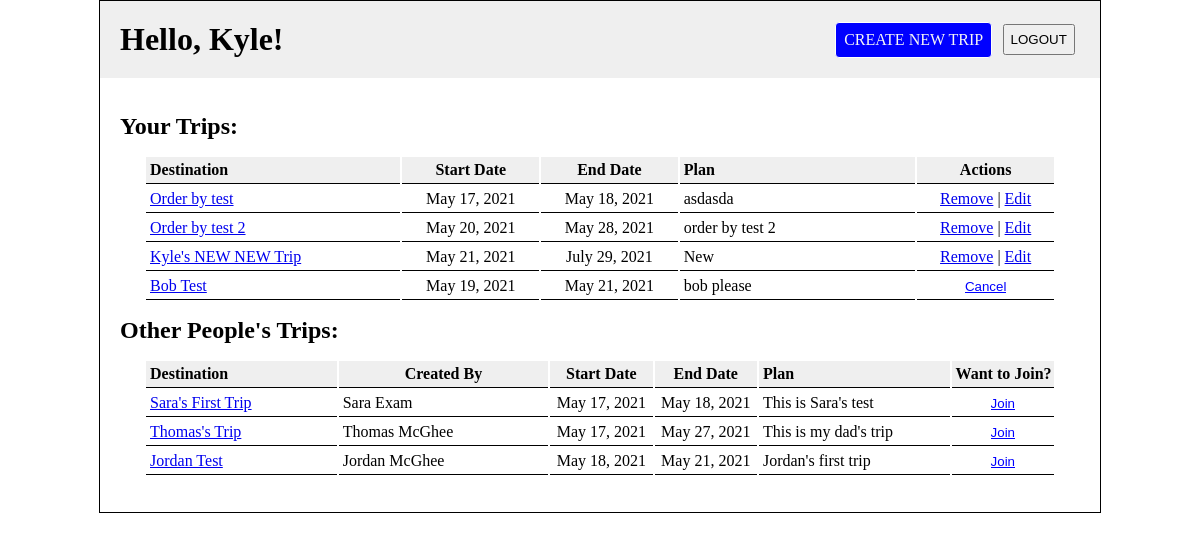
The page /dashboard/ (signed in) on the database its author committed.
### login_registration_app/models.py (models this page shows)
class User(models.Model):
    first_name = models.CharField(max_length = 255)
    last_name = models.CharField(max_length = 255)
    birthday = models.DateField()
    email = models.EmailField(unique=True)
    password = models.CharField(max_length = 255)
    objects = UserManager()
    created_at = models.DateTimeField(auto_now_add=True)
    updated_at = models.DateTimeField(auto_now=True)

### exam_app/models.py (models this page shows)
class Trip(models.Model):
    destination = models.CharField(max_length = 255)
    start_date = models.DateField()
    end_date = models.DateField()
    plan = models.TextField()
    created_by = models.ForeignKey(User, related_name = "trips", on_delete = models.CASCADE)
    joined_by = models.ManyToManyField(User, related_name = "joined_trips")
    objects = TripManager()
    created_at = models.DateTimeField(auto_now_add=True)
    updated_at = models.DateTimeField(auto_now=True)

### exam_app/views.py (the view)
# urls.py: path('', views.index),
def index(request):
    if 'user_id' not in request.session:
        return redirect('/')
    user = User.objects.get(id=request.session['user_id'])
    other_trips = Trip.objects.exclude(created_by=user)
    context = {
        "user": User.objects.get(id=request.session['user_id']),
        "user_trips": user.trips.order_by('start_date'),
        "joined_trips": user.joined_trips.order_by('start_date'),
        "other_trips": other_trips.order_by('start_date')
    }
    return render(request, "index.html", context)

### exam_app/templates/index.html (shortened to what this page needs)
{% extends 'base.html' %}
{% block content %}
<div id="index_nav">
    <h1>Hello, {{user.first_name}}!</h1>
    <div id="index_nav_right">
        <a href="newtrip" id="new_trip">CREATE NEW TRIP</a>
        <form action="logout" method="POST">
            <input type="submit" value="LOGOUT" class="button" id="logout">
        </form>
    </div>
</div>
<div id="index_main">
    <h2>Your Trips:</h2>
    <table>
        <thead>
            <th class="destination">Destination</th>
            <th class="date">Start Date</th>
            <th class="date">End Date</th>
            <th class="plan">Plan</th>
            <th class="action">Actions</th>
        </thead>
        <tbody>
            {%for trip in user_trips %}
            <tr>
                <td class="destination"><a href="{{trip.id}}">{{trip.destination}}</a></td>
                <td class="date">{{trip.start_date}}</td>
                <td class="date">{{trip.end_date}}</td>
                <td class="plan">{{trip.plan}}</td>
                <td class="action"><a href="{{trip.id}}/remove">Remove</a> | <a href="{{trip.id}}/edit">Edit</a></td>
            </tr>
            {% endfor %}
            {% for trip in joined_trips %}
            <tr>
                <td class="destination"><a href="{{trip.id}}">{{trip.destination}}</a></td>
                <td class="date">{{trip.start_date}}</td>
                <td class="date">{{trip.end_date}}</td>
                <td class="plan">{{trip.plan}}</td>
                <td class="action">
                    <form action="{{trip.id}}/cancel" method="POST">
                        <input type="submit" value="Cancel" class="cancel">
                    </form>
                </td>
            </tr>
            {% endfor %}
        </tbody>
    </table>
    <h2>Other People's Trips:</h2>
    <table>
        <thead>
            <th class="destination">Destination</th>
            <th>Created By</th>
            <th class="date">Start Date</th>
            <th class="date">End Date</th>
            <th class="plan">Plan</th>
            <th class="join">Want to Join?</th>
        </thead>
        <tbody>
            {%for trip in other_trips %}
                {% if trip not in joined_trips %}
                <tr>
                    <td class="destination"><a href="{{trip.id}}">{{trip.destination}}</a></td>
                    <td>{{trip.created_by.first_name}} {{trip.created_by.last_name}}</td>
                    <td class="date">{{trip.start_date}}</td>
                    <td class="date">{{trip.end_date}}</td>
                    <td class="plan">{{trip.plan}}</td>
                    <td class="join"><form action="{{trip.id}}/join" method="POST">
                        <input type="submit" value="Join" class="cancel">
                    </form></td>
                </tr>
                {% endif %}
            {% endfor %}
        </tbody>
    </table>
</div>
{% endblock %}

### exam_app/static/css/dashboard.css (style rules this page uses)
* { margin: 0px; padding: 0px; }
#logout { padding: 6px; }
#index_nav { display: flex; justify-content: space-between; align-items: center; background-color: #efefef; padding: 20px; margin-bottom: 15px; }
#index_nav_right { display: flex; justify-content: space-around; align-items: center; width: 250px; }
#new_trip, #dashboard, #no_delete { text-decoration: none; background-color: blue; color: whitesmoke; border: 1px solid white; border-radius: 4px; padding: 8px; }
#index_main { padding: 20px; }
.destination, .plan { text-align: left; min-width: 50px; max-width: 100px; }
.date { text-align: center; max-width: 50px; }
.action { text-align: center; max-width: 50px; }
.join { text-align: center; max-width: 50px; }
.cancel { border: none; color: blue; background-color: #fff; text-decoration: underline; }
thead { background-color: #efefef; }
table { margin: 15px auto; width: 95%; }
td, th { overflow: hidden; white-space: nowrap; border-bottom: 1px solid black; padding: 4px; }

### rows shown on the page
User: first_name "Kyle"
Trip: destination "Order by test", start_date "May 17, 2021", end_date "May 18, 2021", plan "asdasda"
Trip: destination "Order by test 2", start_date "May 20, 2021", end_date "May 28, 2021", plan "order by test 2"
Trip: destination "Kyle's NEW NEW Trip", start_date "May 21, 2021", end_date "July 29, 2021", plan "New"
Trip: destination "Bob Test", start_date "May 19, 2021", end_date "May 21, 2021", plan "bob please"
Trip: destination "Sara's First Trip", created_by.first_name "Sara", created_by.last_name "Exam", start_date "May 17, 2021", end_date "May 18, 2021", plan "This is Sara's test"
Trip: destination "Thomas's Trip", created_by.first_name "Thomas", created_by.last_name "McGhee", start_date "May 17, 2021", end_date "May 27, 2021", plan "This is my dad's trip"
Trip: destination "Jordan Test", created_by.first_name "Jordan", created_by.last_name "McGhee", start_date "May 18, 2021", end_date "May 21, 2021", plan "Jordan's first trip"
